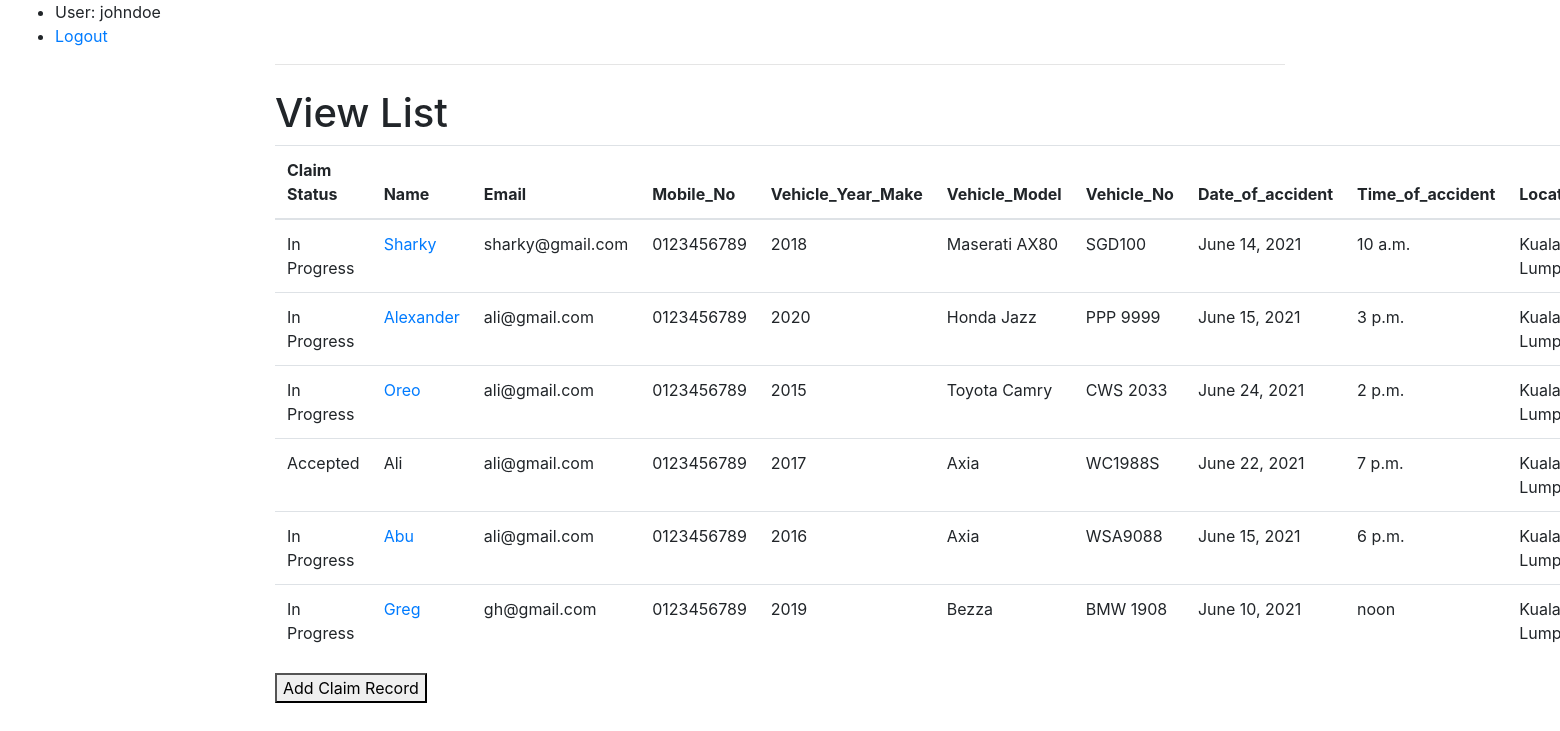
Before: /claims/view/ (signed in) with the older database file.
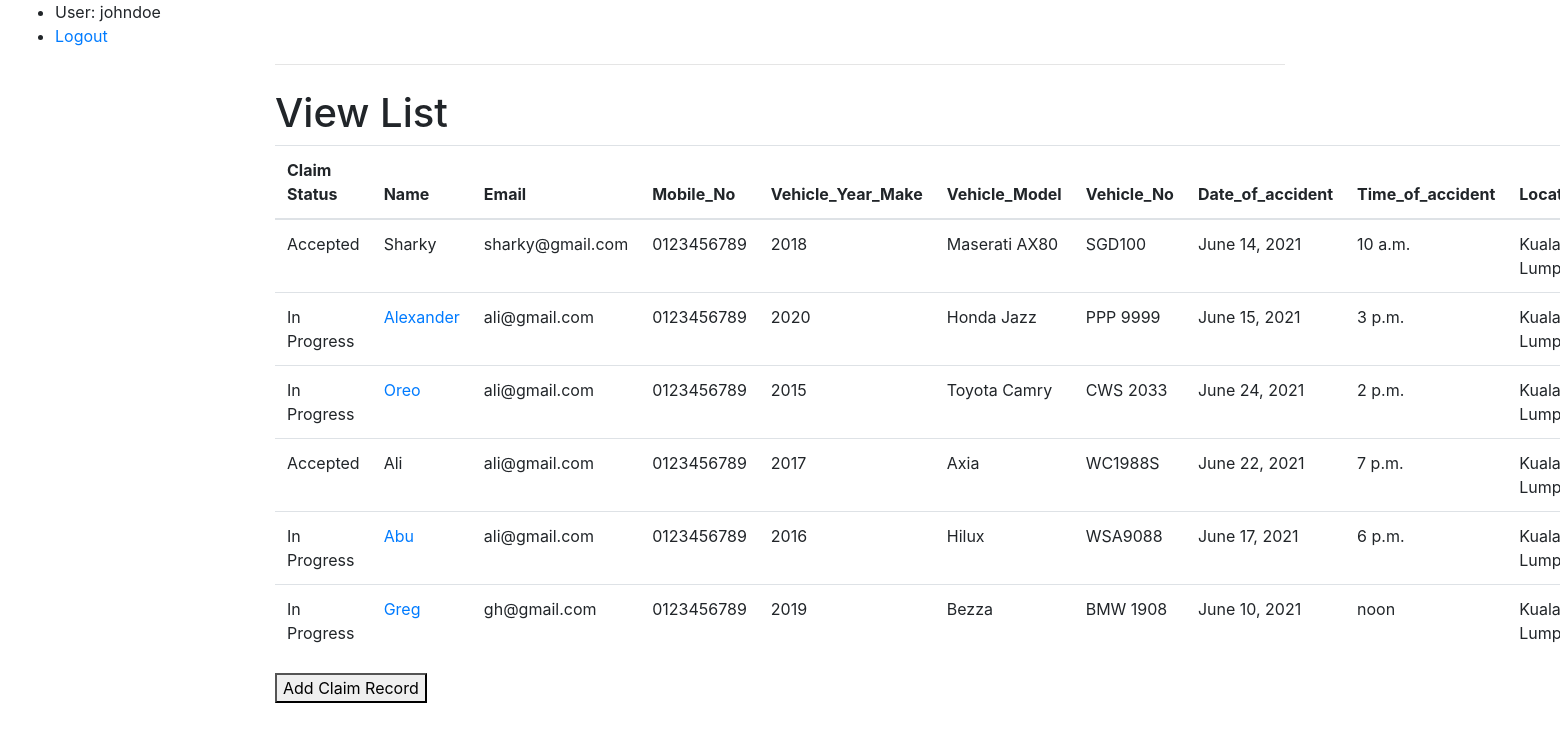
After: the same page with the newer database file.
### claims/models.py (models this page shows, shortened)
class Claim(models.Model):
    loss_choice = (
    ("Own Damage", "Own Damage"),
    ("Knock for Knock", "Knock for Knock"),
    ("Windscreen Damage", "Windscreen Damage"),
    ("Theft", "Theft"),
    )
    options = (
    ("Yes", "Yes"),
    ("No", "No"),
    )
    claim_options = (
         ("In Progress", "In Progress"),
         ("Accepted", "Accepted"),
    )
    fk_user = models.ForeignKey(User, on_delete=models.CASCADE)
    Name = models.CharField(max_length = 200)
    Email = models.EmailField()
    Mobile_No = models.CharField(max_length = 200)
    Vehicle_Year_Make = models.CharField(max_length = 200)
    Vehicle_Model = models.CharField(max_length = 200)
    Vehicle_No = models.CharField(max_length = 200)
    Date_of_accident = models.DateField()
    Time_of_accident = models.TimeField()
    Location = models.CharField(max_length = 200)
    Type_of_Loss = models.CharField(max_length=100,choices=loss_choice)
    Desrciption_of_Loss = models.TextField()
    Police_report_Lodged = models.CharField(max_length=5,choices=options)
    Anybody_Injured = models.CharField(max_length=5,choices=options)
    Photo = models.ImageField(upload_to=get_upload_filename)
    PDF_document_of_Insurance_Cover_Note = models.FileField(upload_to=get_upload_filename)
    Claim_Status = models.CharField(max_length=20,choices=claim_options, default="In Progress")

### claims/views.py (the view)
# urls.py: path('view/', views.viewlist , name="viewlist"),
def viewlist(request):
	if not request.user.is_authenticated:
		return redirect('%s?next=%s' % (settings.LOGIN_URL, request.path))
	entry = User.objects.get(pk=request.user.id)
	claim_obj = Claim.objects.filter(fk_user=entry)
	context = {'claim': claim_obj}
	return render(request, 'views/viewlist.html', context)

### claims/templates/views/viewlist.html (shortened to what this page needs)
{% extends 'base.html' %}
{% block content %}
<h1>View List</h1>
<table class="table">
    <thead>
        <tr>
          <th >Claim Status</th>
          <th >Name</th>
          <th >Email</th>
          <th >Mobile_No</th>
          <th >Vehicle_Year_Make</th>
          <th >Vehicle_Model</th>
          <th >Vehicle_No</th>
          <th >Date_of_accident</th>
          <th >Time_of_accident</th>
          <th >Location</th>
        </tr>
      </thead>
    {%  for claim in claim.iterator %}
    <tr>
    <td>{{claim.Claim_Status}}</td>
    {% if claim.Claim_Status == 'In Progress' %}
    <td><a href="/claims/index/?pk={{claim.id}}">{{claim.Name}}</a></td>
    {% else %}
    <td>{{claim.Name}}</td>
    {% endif %}
    <td>{{claim.Email}}</td>
    <td>{{claim.Mobile_No}}</td>
    <td>{{claim.Vehicle_Year_Make}}</td>
    <td>{{claim.Vehicle_Model}}</td>
    <td>{{claim.Vehicle_No}}</td>
    <td>{{claim.Date_of_accident}}</td>
    <td>{{claim.Time_of_accident}}</td>
    <td>{{claim.Location}}</td>
    </tr>
    {% endfor %}
</table>
<a href="/claims/index/add/">
  <button>Add Claim Record</button>
</a>
{% endblock %}

### claims/templates/base.html (shortened to what this page needs)
<!doctype html>
<html lang="en">
  <head>
    <link rel="stylesheet" href="https://stackpath.bootstrapcdn.com/bootstrap/4.1.3/css/bootstrap.min.css">
  </head>
  <body>
    <div class="container-fluid">
      <ul class="sidebar-nav">
       {% if user.is_authenticated %}
         <li>User: {{ user.get_username }}</li>
         <li><a href="{% url 'logout'%}?next={{request.path}}">Logout</a></li>
       {% else %}
         <li><a href="{% url 'login'%}?next={{request.path}}">Login</a></li>
       {% endif %}
      </ul>
      <div class="row justify-content-center">
        <div class="col-8">
          <hr class="mt-0 mb-4">
          {% block content %}
          {% endblock %}
        </div>
      </div>
    </div>
  </body>
</html>

Changed rows visible on the page:
changed Claim "Sharky": Claim_Status "In Progress" → "Accepted"
changed Claim "Abu": Vehicle_Model "Axia" → "Hilux"; Date_of_accident "June 15, 2021" → "June 17, 2021"
